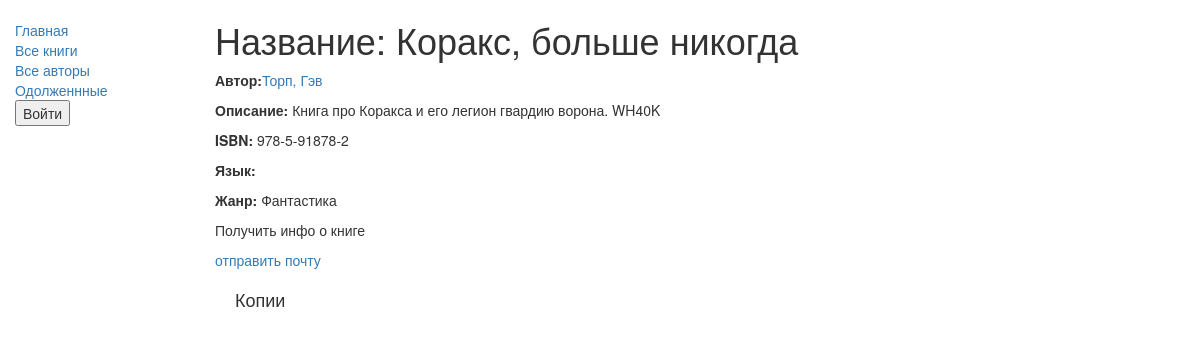
Page /catalog/book/3 on the earlier database version.
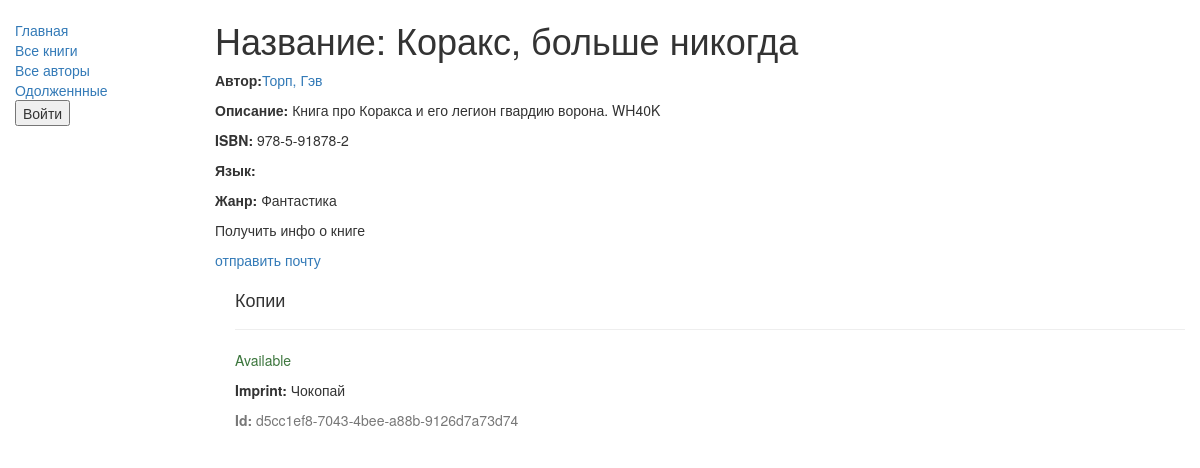
Same page on the later database version.
### catalog/models.py (models this page shows, shortened)
class Book(models.Model):
    title = models.CharField(max_length=200)
    author = models.ForeignKey('Author', on_delete=models.SET_NULL, null=True)
    summary = models.TextField(max_length=1000, help_text="Enter a brief description of the book")
    isbn = models.CharField('ISBN',max_length=13, help_text='13 Character <a href="https://www.isbn-international.org/content/what-isbn">ISBN number</a>')
    genre = models.ManyToManyField(Genre, help_text="Select a genre for this book")
    def display_genre(self):
        return ', '.join([ genre.name for genre in self.genre.all()[:3] ])
    display_genre.short_description = 'Genre'

class Author(models.Model):
    first_name = models.CharField(max_length=100)
    last_name = models.CharField(max_length=100)
    date_of_birth = models.DateField(null=True, blank=True)
    date_of_death = models.DateField('Died', null=True, blank=True)
    def __str__(self):
        return '%s, %s' % (self.last_name, self.first_name)

class Genre(models.Model):
    name = models.CharField(max_length=200, help_text="Enter a book genre (e.g. Science Fiction, French Poetry etc.)")
    def __str__(self):
        return self.name

class BookInstance(models.Model):
    id = models.UUIDField(primary_key=True, default=uuid.uuid4, help_text="Unique ID for this particular book across whole library")
    book = models.ForeignKey('Book', on_delete=models.SET_NULL, null=True)
    imprint = models.CharField(max_length=200)
    due_back = models.DateField(null=True, blank=True)
    borrower = models.ForeignKey(User, on_delete=models.SET_NULL, null=True, blank=True)
    LOAN_STATUS = (
        ('m', 'Maintenance'),
        ('o', 'On loan'),
        ('a', 'Available'),
        ('r', 'Reserved'),
    )
    status = models.CharField(max_length=1, choices=LOAN_STATUS, blank=True, default='m', help_text='Book availability')
    class Meta:
        ordering = ["due_back"]
        permissions = (("can_mark_returned", "Set book as returned"),)
    def display_status(self):
        return ', '.join([ BookInstance.name for BookInstance in self.BookInstance.all()[:3] ])
    display_status.short_description = 'Status'

### catalog/views.py (the view)
# urls.py: re_path(r'^book/(?P<pk>\d+)$', views.BookDetailView.as_view(), name='book-detail'),
class BookDetailView(generic.DetailView):
    model = Book

### catalog/templates/catalog/book_detail.html (shortened to what this page needs)
{% extends "base_generic.html" %}
{% block content %}
<h1>Название: {{ book.title }}</h1>
<p><strong>Автор:</strong><a href="{% url 'author-detail' book.author.pk %}">{{ book.author }}</a></p>
<p><strong>Описание:</strong> {{ book.summary }}</p>
<p><strong>ISBN:</strong> {{ book.isbn }}</p>
<p><strong>Язык:</strong> {{ book.language }}</p>
<p><strong>Жанр:</strong> {% for genre in book.genre.all %} {{ genre }}{% if not forloop.last %}, {% endif %}{% endfor %}</p>
<p>Получить инфо о книге</p>
<a href="{% url 'send_email' book.pk %}">отправить почту</a>
<div style="margin-left:20px;margin-top:20px">
    <h4>Копии</h4>
    {% for copy in book.bookinstance_set.all %}
    <hr>
    <p class="{% if copy.status == 'a' %}text-success{% elif copy.status == 'd' %}text-danger{% else %}text-warning{% endif %}">
        {{ copy.get_status_display }}</p>
    <p><strong>Imprint:</strong> {{copy.imprint}}</p>
    <p class="text-muted"><strong>Id:</strong> {{copy.id}}</p>
    {% endfor %}
</div>
{% endblock %}

### catalog/templates/base_generic.html (shortened to what this page needs)
<!doctype html>
<html lang="en">
<head>
    <link
            rel="stylesheet"
            href="https://maxcdn.bootstrapcdn.com/bootstrap/3.3.7/css/bootstrap.min.css"/>
    {% load static %}
    <link rel="stylesheet" href="{% static 'css/styles.css' %}"/>
</head>
<body>
<div class="container-fluid">
    <div class="row">
        <div class="col-sm-2">
            {% block sidebar %}
            <ul class="sidebar-nav">
                <li><a href="{% url 'index' %}">Главная</a></li>
                <li><a href="{% url 'books' %}">Все книги</a></li>
                <li><a href="{% url 'authors' %}">Все авторы</a></li>
                <li><a href="{% url 'my-borrowed' %}">Одолженнные</a></li>
                {% if user.is_authenticated %}
                <li>Пользователь: {{ user.get_username }}</li>
                <li>
                    <form action="{% url 'logout'%}?next={{request.path}}" method="post">
                        {% csrf_token %}
                        <button class="dropdown-item" type="submit">Выйти</button>
                    </form>
                </li>
                <br> {% else %}
                <form action="{% url 'login' %}" method="post"> {% csrf_token %}
                    <button class="dropdown-item" type="submit">Войти</button>
                </form>
                {% endif %}
            </ul>
            {% endblock %}
        </div>
        <div class="col-sm-10 ">{% block content %}{% endblock %}</div>
    </div>
</div>
</body>
</html>

### catalog/static/css/styles.css (style rules this page uses)
.sidebar-nav { margin-top: 20px; padding: 0; list-style: none; }

Differences in the rows shown:
added BookInstance: status "Available", imprint "Чокопай", id "d5cc1ef8-7043-4bee-a88b-9126d7a73d74"
